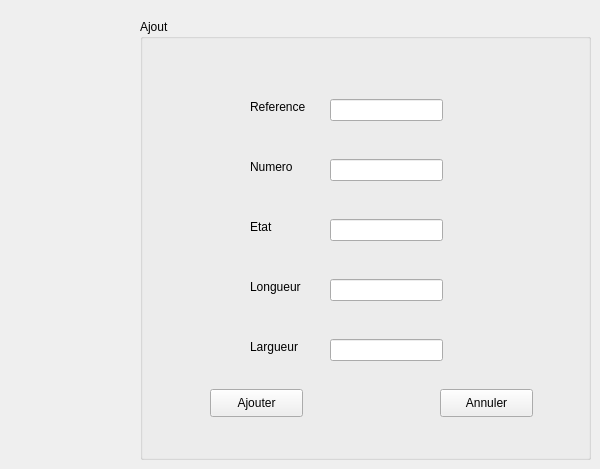
        <widget class="QWidget" name="Ajouter">
         <attribute name="title">
          <string>Ajouter Piste</string>
         </attribute>
         <widget class="QGroupBox" name="groupBox_6">
          <property name="geometry">
           <rect>
            <x>140</x>
            <y>19</y>
            <width>451</width>
            <height>441</height>
           </rect>
          </property>
          <property name="title">
           <string>Ajout</string>
          </property>
          <widget class="QPushButton" name="pushButton_2">
           <property name="geometry">
            <rect>
             <x>70</x>
             <y>370</y>
             <width>93</width>
             <height>28</height>
            </rect>
           </property>
           <property name="text">
            <string>Ajouter</string>
           </property>
          </widget>
          <widget class="QPushButton" name="pushButton_3">
           <property name="geometry">
            <rect>
             <x>300</x>
             <y>370</y>
             <width>93</width>
             <height>28</height>
            </rect>
           </property>
           <property name="text">
            <string>Annuler</string>
           </property>
          </widget>
          <widget class="QLineEdit" name="le_refislem">
           <property name="geometry">
            <rect>
             <x>190</x>
             <y>80</y>
             <width>113</width>
             <height>22</height>
            </rect>
           </property>
          </widget>
          <widget class="QLineEdit" name="le_numislem">
           <property name="geometry">
            <rect>
             <x>190</x>
             <y>140</y>
             <width>113</width>
             <height>22</height>
            </rect>
           </property>
          </widget>
          <widget class="QLineEdit" name="le_etatislem">
           <property name="geometry">
            <rect>
             <x>190</x>
             <y>200</y>
             <width>113</width>
             <height>22</height>
            </rect>
           </property>
          </widget>
          <widget class="QLineEdit" name="le_longislem">
           <property name="geometry">
            <rect>
             <x>190</x>
             <y>260</y>
             <width>113</width>
             <height>22</height>
            </rect>
           </property>
          </widget>
          <widget class="QLineEdit" name="l_largislem">
           <property name="geometry">
            <rect>
             <x>190</x>
             <y>320</y>
             <width>113</width>
             <height>22</height>
            </rect>
           </property>
          </widget>
          <widget class="QLabel" name="label_50">
           <property name="geometry">
            <rect>
             <x>110</x>
             <y>80</y>
             <width>61</width>
             <height>16</height>
            </rect>
           </property>
           <property name="text">
            <string>Reference </string>
           </property>
          </widget>
          <widget class="QLabel" name="label_58">
           <property name="geometry">
            <rect>
             <x>110</x>
             <y>140</y>
             <width>56</width>
             <height>16</height>
            </rect>
           </property>
           <property name="text">
            <string>Numero</string>
           </property>
          </widget>
          <widget class="QLabel" name="label_62">
           <property name="geometry">
            <rect>
             <x>110</x>
             <y>200</y>
             <width>56</width>
             <height>16</height>
            </rect>
           </property>
           <property name="text">
            <string>Etat</string>
           </property>
          </widget>
          <widget class="QLabel" name="label_63">
           <property name="geometry">
            <rect>
             <x>110</x>
             <y>260</y>
             <width>56</width>
             <height>16</height>
            </rect>
           </property>
           <property name="text">
            <string>Longueur</string>
           </property>
          </widget>
          <widget class="QLabel" name="label_95">
           <property name="geometry">
            <rect>
             <x>110</x>
             <y>320</y>
             <width>56</width>
             <height>16</height>
            </rect>
           </property>
           <property name="text">
            <string>Largueur</string>
           </property>
          </widget>
         </widget>
        </widget>
